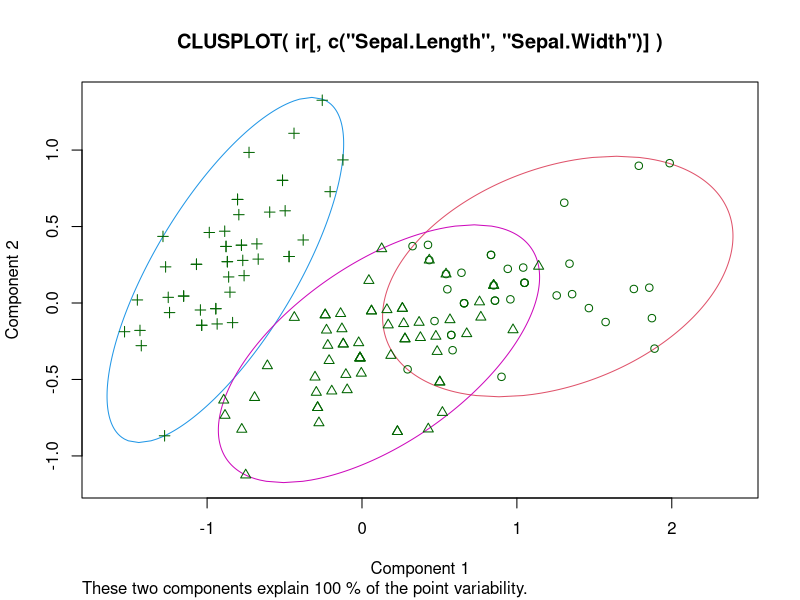
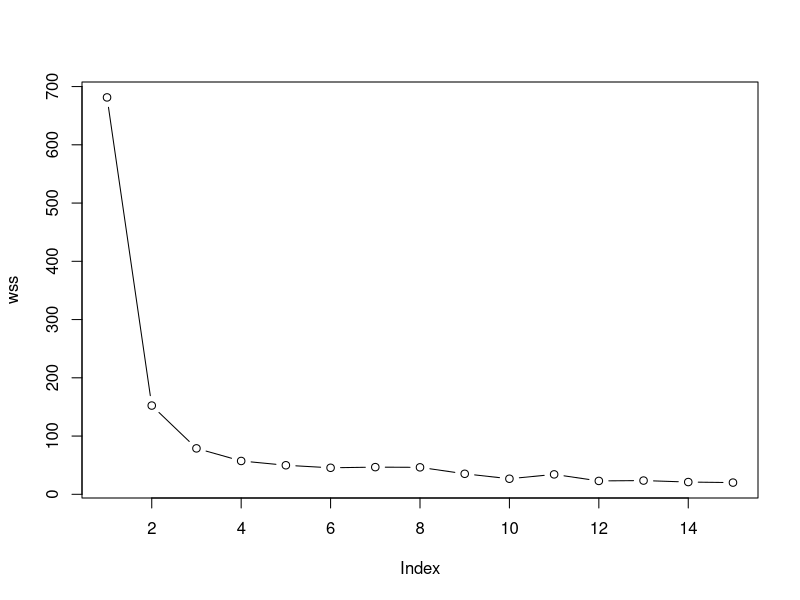
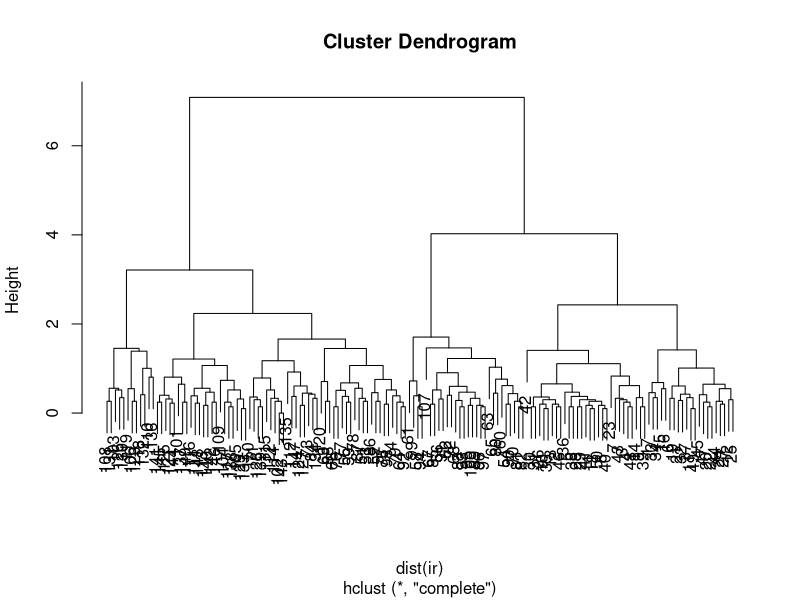
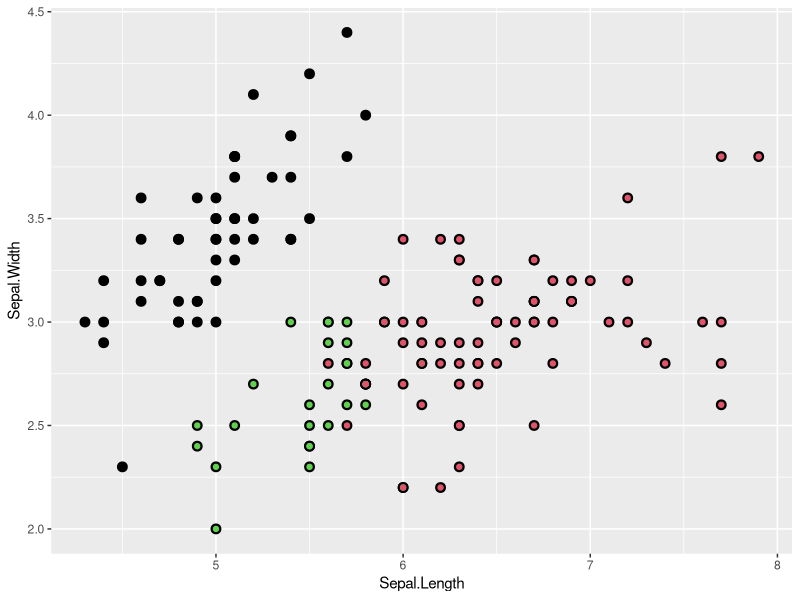

The R script that drew these images, in order:
library(cluster)
data("iris")
ir<-iris[,-5]
wss<-sapply(1:15,function(k) kmeans(ir,k)$tot.withinss)
cl<-kmeans(ir,centers = 3)
clusplot(ir[,c("Sepal.Length","Sepal.Width")],cl$cluster,color = TRUE,lines = 0)
plot(wss,type="b")
library(ggplot2)
clust<-hclust(dist(ir))
plot(clust)
clm<-cutree(clust,3)
ggplot(ir, aes(Sepal.Length, Sepal.Width)) + 
  geom_point(alpha = 5, size = 3)+
  geom_point(col=clm)+
  scale_colour_manual(values = c("red", "blue", "green"))
